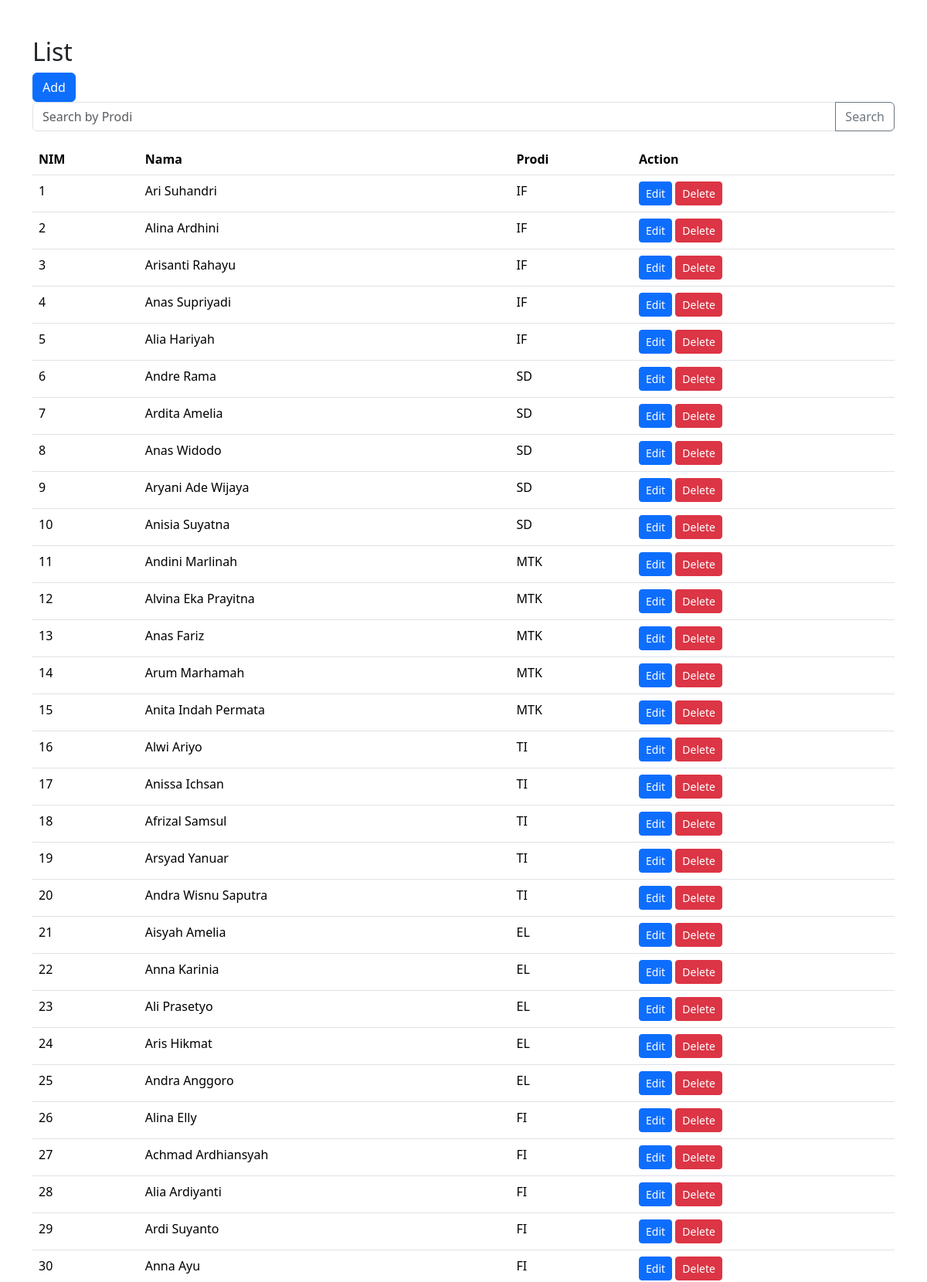
The page / (upper part) on the database its author committed.
### tables this page shows
CREATE TABLE mhs (
  nim bigint(10) NOT NULL,
  nama varchar(50) NOT NULL,
  prodi varchar(50) NOT NULL
);

### index.php (the view, shortened to what this page needs)
<!DOCTYPE html>
<html lang="en">
<head>
    <link rel="stylesheet" href="https://cdn.jsdelivr.net/npm/bootstrap@5.3.2/dist/css/bootstrap.min.css">
</head>
<body>
    <div class="container my-5">
        <h2>List</h2>
        <a class="btn btn-primary" href='create.php' role="button">Add</a>
        <br>
        <form method="get" action="<?php echo $_SERVER['PHP_SELF']; ?>" class="mb-3">
            <div class="input-group">
                <input type="text" class="form-control" placeholder="Search by Prodi" name="search_prodi">
                <button type="submit" class="btn btn-outline-secondary">Search</button>
            </div>
        </form>
        <table class="table">
            <thead>
                <tr>
                    <th>NIM</th>
                    <th>Nama</th>
                    <th>Prodi</th>
                    <th>Action</th>
                </tr>
            </thead>
            <tbody>
                <?php
                $servername = "localhost";
                $username = "root";
                $password = "";
                $database = "nama_mhs";
                $conn = new mysqli($servername, $username, $password, $database);
                $sql = "SELECT * FROM mhs";
                $result = $conn->query($sql);
                while($row = $result->fetch_assoc()){
                    echo "
                    <tr>
                        <td>$row[nim]</td>
                        <td>$row[nama]</td>
                        <td>$row[prodi]</td>
                        <td>
                            <a class='btn btn-primary btn-sm' href='edit.php?nim=$row[nim]'>Edit</a>
                            <a class='btn btn-danger btn-sm' href='delete.php?nim=$row[nim]'>Delete</a>
                        </td>
                    </tr>
                    ";
                }
                ?>
            </tbody>
        </table>
    </div>
</body>
</html>

### rows shown on the page
mhs: nim "1", nama "Ari Suhandri", prodi "IF"
mhs: nim "2", nama "Alina Ardhini", prodi "IF"
mhs: nim "3", nama "Arisanti Rahayu", prodi "IF"
mhs: nim "4", nama "Anas Supriyadi", prodi "IF"
mhs: nim "5", nama "Alia Hariyah", prodi "IF"
mhs: nim "6", nama "Andre Rama", prodi "SD"
mhs: nim "7", nama "Ardita Amelia", prodi "SD"
mhs: nim "8", nama "Anas Widodo", prodi "SD"
mhs: nim "9", nama "Aryani Ade Wijaya", prodi "SD"
mhs: nim "10", nama "Anisia Suyatna", prodi "SD"
mhs: nim "11", nama "Andini Marlinah", prodi "MTK"
mhs: nim "12", nama "Alvina Eka Prayitna", prodi "MTK"
mhs: nim "13", nama "Anas Fariz", prodi "MTK"
mhs: nim "14", nama "Arum Marhamah", prodi "MTK"
mhs: nim "15", nama "Anita Indah Permata", prodi "MTK"
mhs: nim "16", nama "Alwi Ariyo", prodi "TI"
mhs: nim "17", nama "Anissa Ichsan", prodi "TI"
mhs: nim "18", nama "Afrizal Samsul", prodi "TI"
mhs: nim "19", nama "Arsyad Yanuar", prodi "TI"
mhs: nim "20", nama "Andra Wisnu Saputra", prodi "TI"
mhs: nim "21", nama "Aisyah Amelia", prodi "EL"
mhs: nim "22", nama "Anna Karinia", prodi "EL"
mhs: nim "23", nama "Ali Prasetyo", prodi "EL"
mhs: nim "24", nama "Aris Hikmat", prodi "EL"
mhs: nim "25", nama "Andra Anggoro", prodi "EL"
mhs: nim "26", nama "Alina Elly", prodi "FI"
mhs: nim "27", nama "Achmad Ardhiansyah", prodi "FI"
mhs: nim "28", nama "Alia Ardiyanti", prodi "FI"
mhs: nim "29", nama "Ardi Suyanto", prodi "FI"
mhs: nim "30", nama "Anna Ayu", prodi "FI"
